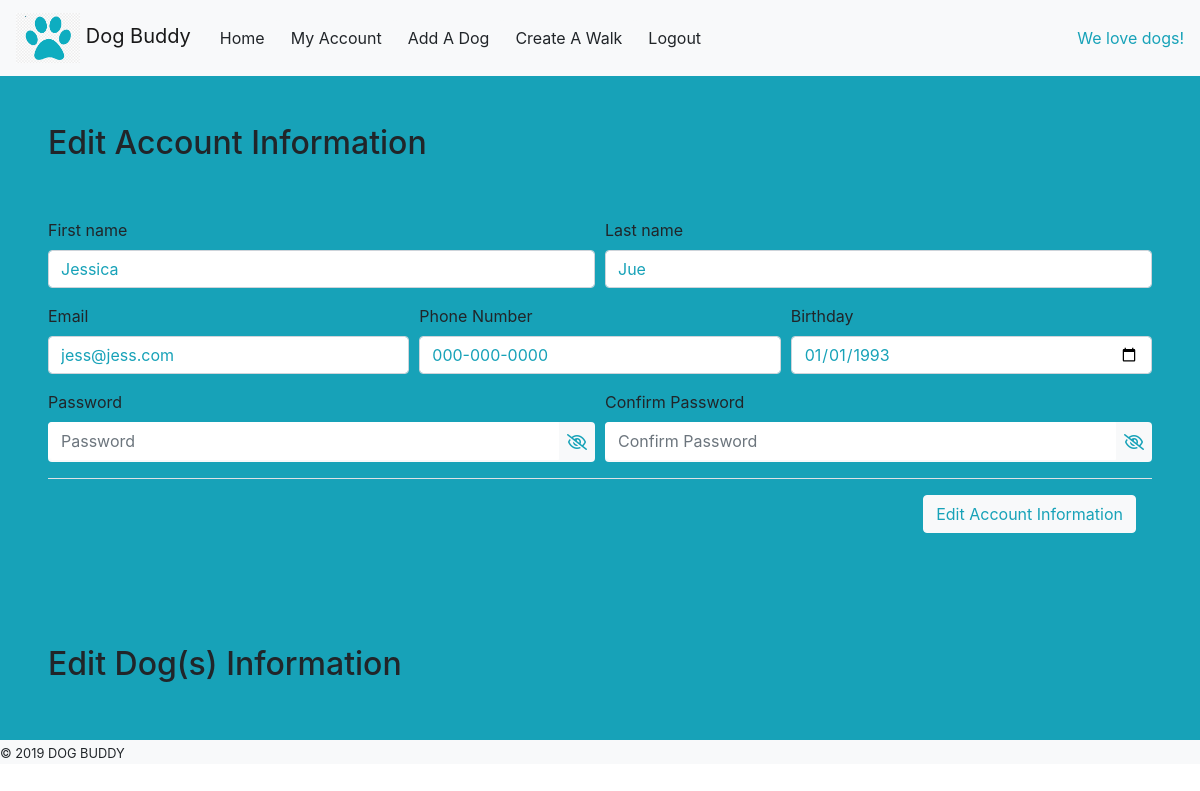
The app's page /myaccount (signed in) with its own data.
### models.py (models this page shows, shortened)
class User(db.Model):
    id = db.Column(db.Integer, primary_key=True)
    first_name = db.Column(db.String(255))
    last_name = db.Column(db.String(255))
    email = db.Column(db.String(255), unique=True)
    date_of_birth = db.Column(db.String(255))
    phone_number = db.Column(db.String(255))
    password = db.Column(db.String(60))
    image = db.Column(db.String(500))
    created_at = db.Column(db.DateTime, server_default=func.now())
    updated_at = db.Column(db.DateTime, server_default=func.now(), onupdate=func.now())
    user_joined_walk = db.relationship('Walk', secondary = users_and_walks, backref='users_on_walk', cascade='all')

### controller_functions.py (the view)
def myaccount():
    login_id = session["user_id"]
    user_info = db.session.query(User).filter(User.id == login_id).all()
    your_dogs = db.session.query(Dog).filter(Dog.owner_id == login_id).all()
    first_name = user_info[0].first_name
    last_name = user_info[0].last_name
    email = user_info[0].email
    birthday = user_info[0].date_of_birth
    phone_number = user_info[0].phone_number
    return render_template("myaccount.html", your_dogs = your_dogs, first_name = first_name, last_name = last_name, birthday = birthday, email = email, phone_number = phone_number, login_id = login_id)

### templates/myaccount.html (shortened to what this page needs)
<!DOCTYPE html>
<html lang="en">
<head>
    <link rel="stylesheet" href="https://stackpath.bootstrapcdn.com/bootstrap/4.3.1/css/bootstrap.min.css">
</head>
<body>
    <nav class="navbar navbar-expand-lg navbar-light bg-light">
        <a class="navbar-brand" href="/dashboard">
            <img src="/static/img/db_logo_blue.png" alt="db_logo" height="50">
            Dog Buddy
        </a>
        <div class="collapse navbar-collapse" id="navbarText">
            <ul class="navbar-nav mr-auto">
                <li class="nav-item active">
                    <form action="/dashboard" method="POST">
                        <button type="submit" class="btn btn-light">Home</button>
                    </form>
                </li>
                <li class="nav-item">
                    <form action="/myaccount" method="POST">
                        <button type="submit" class="btn btn-light">My Account</button>
                    </form>
                </li>
                <li class="nav-item">
                    <button type="submit" class="btn btn-light" data-toggle="modal" data-target="#addadog">Add A Dog</button>
                </li>
                <li class="nav-item">
                    <button type="button" class="btn btn-light" data-toggle="modal" data-target="#createwalk">Create A Walk</button>
                </li>
                <li class="nav-item">
                    <form action="/logout" method="POST">
                        <button type="submit" class="btn btn-light">Logout</button>
                    </form>
                </li>
            </ul>
            <span class="navbar-text text-info">
                We love dogs!
            </span>
        </div>
    </nav>
    <div class="container-fluid bg-info">
        <div class="row">
            <h2 class="ml-5 mt-5">Edit Account Information</h2>
            <form action="/editaccount" method="POST" class="needs-validation m-5 ml-5 mr-5" novalidate>
                <div class="form-row">
                    <div class="col-md-6 mb-3">
                    <label for="validationCustom01">First name</label>
                    <input type="text" class="form-control text-info" id="validationCustom01" name="first_name" placeholder="{{ first_name }}" value="{{ first_name }}" required>
                    </div>
                    <div class="col-md-6 mb-3">
                    <label for="validationCustom02">Last name</label>
                    <input type="text" class="form-control text-info" id="validationCustom02" name="last_name" placeholder="{{ last_name }}" value="{{ last_name }}" required>
                    </div>
                </div>
                <div class="form-row">
                    <div class="col-md-4 mb-3">
                    <label for="validationCustomUsername">Email</label>
                    <input type="text" class="form-control text-info" id="validationCustom03" name="email" placeholder="{{ email }}" value="{{ email }}" required>
                    </div>
                    <div class="col-md-4 mb-3">
                    <label for="validationCustom01">Phone Number</label>
                    <input type="text" class="form-control text-info" id="validationCustom01" name="phone_number" placeholder="{{ phone_number }}" value="{{ phone_number }}" required>
                    </div>
                    <div class="col-md-4 mb-3">
                    <label for="validationCustom01">Birthday</label>
                    <input type="date" class="form-control text-info" id="validationCustom01" name="birthday" placeholder="{{ birthday }}" value="{{ birthday }}" required>
                    </div>
                    <div class="col-md-6 mb-3">
                    <label for="validationCustom01">Password</label>
                    <div class="input-group bg-light rounded" id="show_hide_password">
                    <input type="password" class="form-control text-info border-white" id="validationCustom06" name="password" placeholder="Password" aria-describedby="passwordHelpBlock" required>
                    <div class="input-group-addon m-2">
                        <a href="" class="text-info"><i class="fa fa-eye-slash" aria-hidden="true"></i></a>
                    </div>
                    </div>
                    </div>
                    <div class="col-md-6 mb-3">
                    <label for="validationCustom01">Confirm Password</label>
                    <div class="input-group bg-light rounded" id="show_hide_password">
                    <input type="password" class="form-control text-info border-white" id="validationCustom07" name="confirm_password" placeholder="Confirm Password" aria-describedby="passwordHelpBlock" required>
                    <div class="input-group-addon m-2">
                        <a href="" class="text-info"><i class="fa fa-eye-slash" aria-hidden="true"></i></a>
                    </div>
                    </div>
                    </div>
                </div>
                <div class="modal-footer">
                    <button class="btn btn-light text-info" type="submit">Edit Account Information</button>
                </div>
            </form>
        </div>
        <div class="row">
            <h2 class="ml-5 mt-5">Edit Dog(s) Information</h2>
        </div>
        <div class="row bg-light mt-5">
            <span><small> © 2019 DOG BUDDY </small></span>
        </div>
    </div>
</body>
</html>

### records on screen
User: first_name "Jessica", last_name "Jue", email "jess@jess.com", phone_number "000-000-0000", birthday "01/01/1993"
